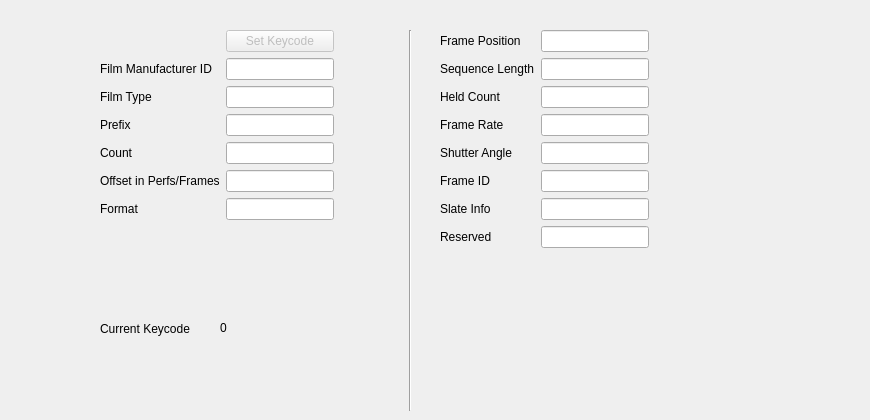
    <widget class="QWidget" name="tab_5">
     <attribute name="title">
      <string>Industry Film Header</string>
     </attribute>
     <widget class="QWidget" name="gridLayoutWidget_18">
      <property name="geometry">
       <rect>
        <x>100</x>
        <y>30</y>
        <width>283</width>
        <height>248</height>
       </rect>
      </property>
      <layout class="QGridLayout" name="gridLayout_18">
       <property name="sizeConstraint">
        <enum>QLayout::SetFixedSize</enum>
       </property>
       <item row="5" column="0">
        <widget class="QLabel" name="l1_2">
         <property name="text">
          <string>Offset in Perfs/Frames</string>
         </property>
        </widget>
       </item>
       <item row="3" column="1">
        <widget class="QLineEdit" name="ifh_prefix_tf">
         <property name="maxLength">
          <number>6</number>
         </property>
         <property name="readOnly">
          <bool>true</bool>
         </property>
        </widget>
       </item>
       <item row="3" column="0">
        <widget class="QLabel" name="l4_2">
         <property name="text">
          <string>Prefix</string>
         </property>
        </widget>
       </item>
       <item row="5" column="1">
        <widget class="QLineEdit" name="ifh_offset_tf">
         <property name="maxLength">
          <number>2</number>
         </property>
         <property name="readOnly">
          <bool>true</bool>
         </property>
        </widget>
       </item>
       <item row="4" column="1">
        <widget class="QLineEdit" name="ifh_count_tf">
         <property name="maxLength">
          <number>4</number>
         </property>
         <property name="readOnly">
          <bool>true</bool>
         </property>
        </widget>
       </item>
       <item row="4" column="0">
        <widget class="QLabel" name="l12_2">
         <property name="text">
          <string>Count</string>
         </property>
        </widget>
       </item>
       <item row="6" column="1">
        <widget class="QLineEdit" name="ifh_format_tf">
         <property name="maxLength">
          <number>32</number>
         </property>
         <property name="readOnly">
          <bool>true</bool>
         </property>
        </widget>
       </item>
       <item row="2" column="0">
        <widget class="QLabel" name="label_37">
         <property name="text">
          <string>Film Type</string>
         </property>
        </widget>
       </item>
       <item row="5" column="2">
        <widget class="QLabel" name="label_106">
         <property name="text">
          <string/>
         </property>
        </widget>
       </item>
       <item row="2" column="1">
        <widget class="QLineEdit" name="ifh_filmtype_tf">
         <property name="maxLength">
          <number>2</number>
         </property>
         <property name="readOnly">
          <bool>true</bool>
         </property>
        </widget>
       </item>
       <item row="6" column="0">
        <widget class="QLabel" name="l3_2">
         <property name="text">
          <string>Format</string>
         </property>
        </widget>
       </item>
       <item row="1" column="0">
        <widget class="QLabel" name="label_105">
         <property name="text">
          <string>Film Manufacturer ID</string>
         </property>
        </widget>
       </item>
       <item row="1" column="1">
        <widget class="QLineEdit" name="ifh_filmmanid_tf">
         <property name="maxLength">
          <number>2</number>
         </property>
         <property name="readOnly">
          <bool>true</bool>
         </property>
        </widget>
       </item>
       <item row="0" column="1">
        <widget class="QPushButton" name="setkeycode_btn">
         <property name="enabled">
          <bool>false</bool>
         </property>
         <property name="text">
          <string>Set Keycode</string>
         </property>
        </widget>
       </item>
      </layout>
     </widget>
     <widget class="QWidget" name="gridLayoutWidget_19">
      <property name="geometry">
       <rect>
        <x>440</x>
        <y>30</y>
        <width>421</width>
        <height>270</height>
       </rect>
      </property>
      <layout class="QGridLayout" name="gridLayout_19">
       <property name="sizeConstraint">
        <enum>QLayout::SetFixedSize</enum>
       </property>
       <item row="6" column="0">
        <widget class="QLabel" name="label_110">
         <property name="text">
          <string>Slate Info</string>
         </property>
        </widget>
       </item>
       <item row="6" column="1">
        <widget class="QLineEdit" name="ifh_slate_tf">
         <property name="sizePolicy">
          <sizepolicy hsizetype="Expanding" vsizetype="Maximum">
           <horstretch>0</horstretch>
           <verstretch>0</verstretch>
          </sizepolicy>
         </property>
         <property name="maxLength">
          <number>100</number>
         </property>
         <property name="readOnly">
          <bool>true</bool>
         </property>
        </widget>
       </item>
       <item row="0" column="1">
        <widget class="QLineEdit" name="ifh_framepostion_tf">
         <property name="readOnly">
          <bool>true</bool>
         </property>
        </widget>
       </item>
       <item row="2" column="0">
        <widget class="QLabel" name="l1_3">
         <property name="text">
          <string>Held Count</string>
         </property>
        </widget>
       </item>
       <item row="4" column="1">
        <widget class="QLineEdit" name="ifh_shutterangle_tf">
         <property name="readOnly">
          <bool>true</bool>
         </property>
        </widget>
       </item>
       <item row="5" column="0">
        <widget class="QLabel" name="l3_3">
         <property name="text">
          <string>Frame ID</string>
         </property>
        </widget>
       </item>
       <item row="1" column="0">
        <widget class="QLabel" name="label_108">
         <property name="text">
          <string>Sequence Length</string>
         </property>
        </widget>
       </item>
       <item row="0" column="0">
        <widget class="QLabel" name="label_107">
         <property name="text">
          <string>Frame Position</string>
         </property>
        </widget>
       </item>
       <item row="4" column="2">
        <widget class="QLabel" name="label_109">
         <property name="text">
          <string/>
         </property>
        </widget>
       </item>
       <item row="5" column="1">
        <widget class="QLineEdit" name="ifh_frameid_tf">
         <property name="maxLength">
          <number>32</number>
         </property>
         <property name="readOnly">
          <bool>true</bool>
         </property>
        </widget>
       </item>
       <item row="3" column="0">
        <widget class="QLabel" name="l4_3">
         <property name="text">
          <string>Frame Rate</string>
         </property>
        </widget>
       </item>
       <item row="2" column="1">
        <widget class="QLineEdit" name="ifh_heldcount_tf">
         <property name="readOnly">
          <bool>true</bool>
         </property>
        </widget>
       </item>
       <item row="3" column="1">
        <widget class="QLineEdit" name="ifh_framerate_tf">
         <property name="readOnly">
          <bool>true</bool>
         </property>
        </widget>
       </item>
       <item row="1" column="1">
        <widget class="QLineEdit" name="ifh_sequencelength_tf">
         <property name="readOnly">
          <bool>true</bool>
         </property>
        </widget>
       </item>
       <item row="4" column="0">
        <widget class="QLabel" name="l12_3">
         <property name="text">
          <string>Shutter Angle</string>
         </property>
        </widget>
       </item>
       <item row="7" column="0">
        <widget class="QLabel" name="label_38">
         <property name="text">
          <string>Reserved</string>
         </property>
        </widget>
       </item>
       <item row="7" column="1">
        <widget class="QLineEdit" name="ifh_reserved_tf">
         <property name="readOnly">
          <bool>true</bool>
         </property>
        </widget>
       </item>
      </layout>
     </widget>
     <widget class="Line" name="line_4">
      <property name="geometry">
       <rect>
        <x>400</x>
        <y>30</y>
        <width>20</width>
        <height>381</height>
       </rect>
      </property>
      <property name="orientation">
       <enum>Qt::Vertical</enum>
      </property>
     </widget>
     <widget class="QLabel" name="Keycodelabel">
      <property name="geometry">
       <rect>
        <x>220</x>
        <y>320</y>
        <width>191</width>
        <height>16</height>
       </rect>
      </property>
      <property name="text">
       <string>0</string>
      </property>
     </widget>
     <widget class="QLabel" name="l3_4">
      <property name="geometry">
       <rect>
        <x>100</x>
        <y>318</y>
        <width>114</width>
        <height>21</height>
       </rect>
      </property>
      <property name="text">
       <string>Current Keycode</string>
      </property>
     </widget>
    </widget>
